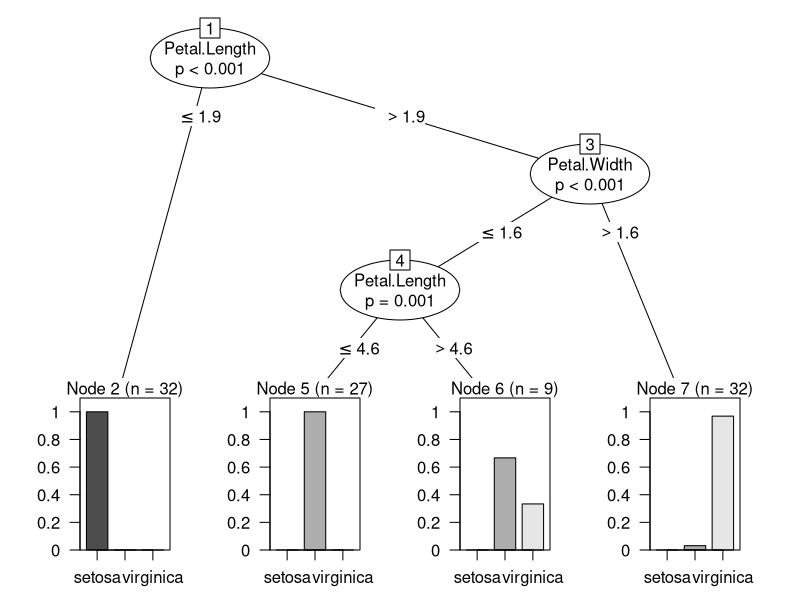

The R script that drew this image:
# Exercise 04

# 1. Load libraries
# install.packages("e1071")
# install.packages("party")
library(e1071)
library(party)

# 2. Create a training set and a test set from iris.
origi_set <- iris
train <- sample(nrow(iris), 100)
training_set <- iris[train,]
test_set <- iris[-train,]

# 3. Train naive Bayes classifier
# using all
nb_all <- naiveBayes(training_set[,1:4], training_set[,5])
nb_all
table(predict(nb_all, training_set[,1:4]), training_set[,5], dnn = list('predict','actual'))

# using each
nb_each <- naiveBayes(Species ~ ., data = training_set)
nb_each
table(predict(nb_each, training_set), training_set[,5])
# using given column
nb_pl <- naiveBayes(Species ~ Petal.Length, data = training_set)
nb_pl
table(predict(nb_pl, training_set), training_set[,5])
nb_sl <- naiveBayes(Species ~ Sepal.Length, data = training_set)
nb_sl
table(predict(nb_sl, training_set), training_set[,5])
nb_sw <- naiveBayes(Species ~ Sepal.Width, data = training_set)
nb_sw
table(predict(nb_sw, training_set), training_set[,5])

# 4. Train a decision tree
ct_all <- ctree(Species ~ .,data = training_set)
ct_all
table(predict(ct_all, training_set[,1:4]), training_set[,5])

# 5. Plot the decision tree
plot(ct_all)

# 6. Evaluate the results
# naive bayes
nb_ptrain <- predict(nb_all, training_set[,1:4])
nb_ptest <- predict(nb_all, test_set[,1:4])
nb_ptrain
nb_ptest
table(nb_ptrain, training_set[,5], dnn = list('predict','actual'))
table(nb_ptest, test_set[,5], dnn = list('predict','actual'))
# decision tree
ct_ptrain <- predict(ct_all, training_set[,1:4])
ct_ptest <- predict(ct_all, test_set[,1:4])
ct_ptrain
ct_ptest
table(ct_ptrain, training_set[,5])
table(ct_ptest, test_set[,5])




#training_set <- iris[sample(1:nrow(iris), 100, replace=FALSE),]
#sample(iris, 100, replace=TRUE)
#iris[iris[,1]!=training_set[,1]]
#subset(iris, !(iris[,1:5] %in% training_set[,1:5]))
#[sample(1:nrow(iris), 50, replace=FALSE),]
